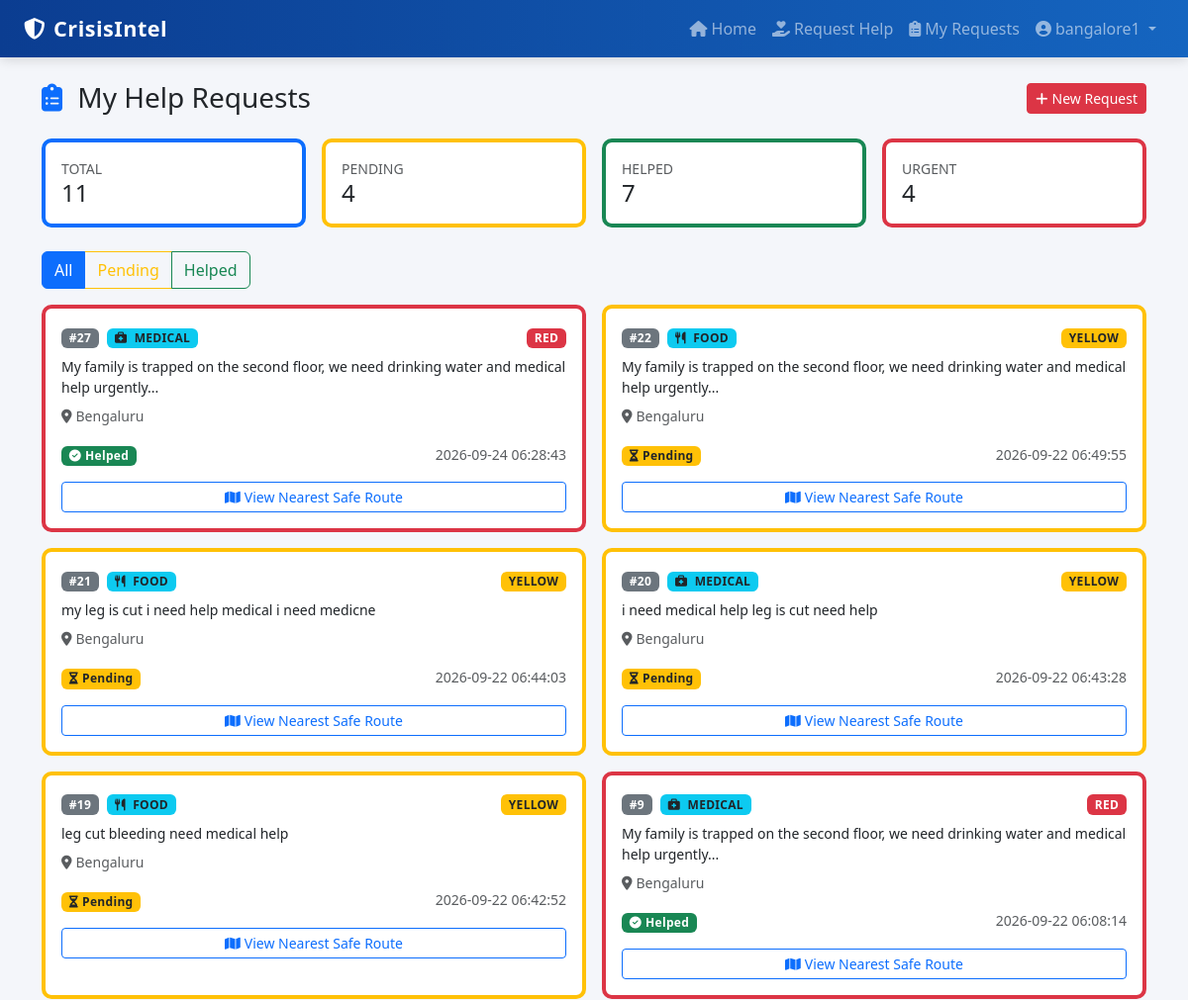
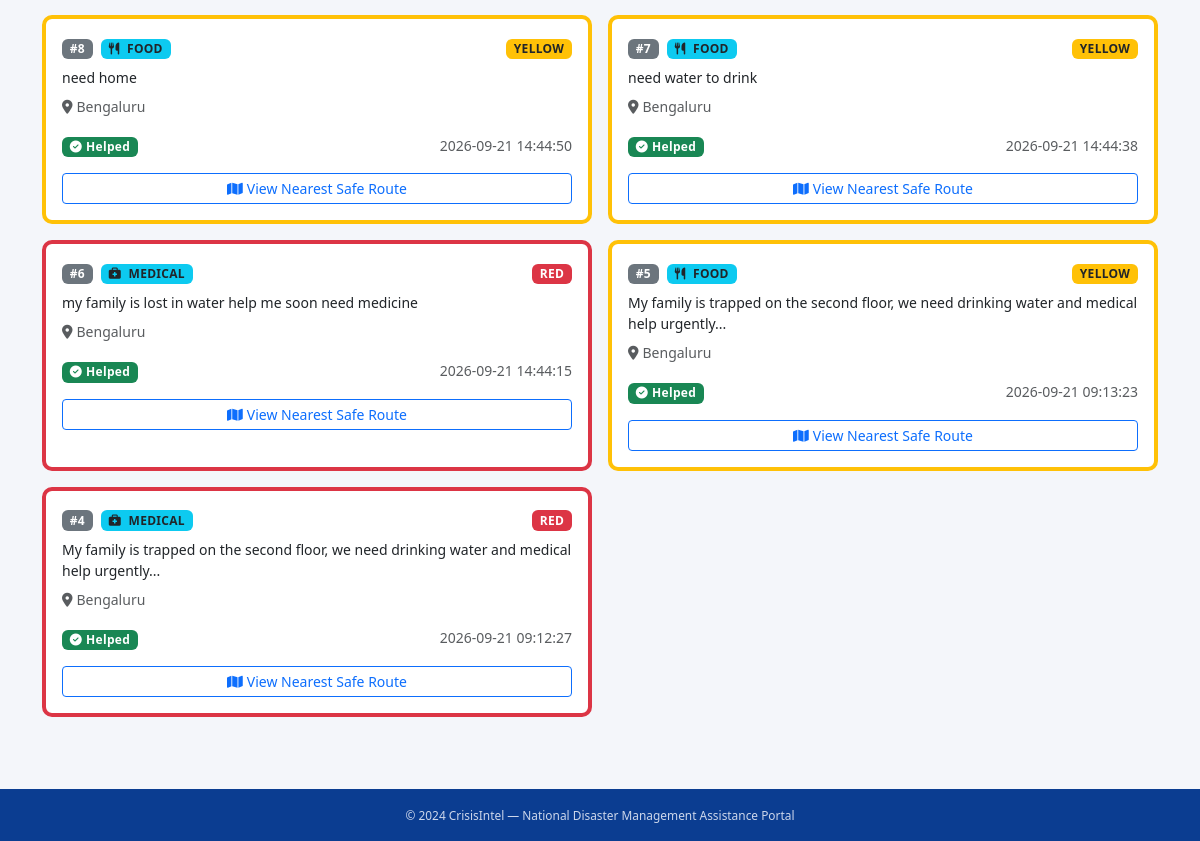
Page /people/my-requests (signed in) on the committed database (2 pictures, top to bottom).
### tables this page shows
CREATE TABLE help_requests (
            id INTEGER PRIMARY KEY AUTOINCREMENT,
            user_id INTEGER NOT NULL,
            raw_message TEXT NOT NULL,
            help_type TEXT,
            severity TEXT,
            tag_color TEXT,
            city TEXT,
            latitude REAL,
            longitude REAL,
            status TEXT DEFAULT 'pending' CHECK(status IN ('pending','helped')),
            created_at TIMESTAMP DEFAULT CURRENT_TIMESTAMP,
            FOREIGN KEY(user_id) REFERENCES users(id)
        );

### app.py (the view)
@app.route("/people/my-requests")
@login_required
@people_required
def people_my_requests():
    f_status = request.args.get("status", "")
    db = get_db()
    q = "SELECT * FROM help_requests WHERE user_id = ?"
    params = [session["user_id"]]
    if f_status in ("pending", "helped"):
        q += " AND status = ?"
        params.append(f_status)
    q += " ORDER BY id DESC"
    rows = db.execute(q, params).fetchall()
    stats = {
        "total": db.execute(
            "SELECT COUNT(*) c FROM help_requests WHERE user_id=?",
            (session["user_id"],)
        ).fetchone()["c"],
        "pending": db.execute(
            "SELECT COUNT(*) c FROM help_requests WHERE user_id=? AND status='pending'",
            (session["user_id"],)
        ).fetchone()["c"],
        "helped": db.execute(
            "SELECT COUNT(*) c FROM help_requests WHERE user_id=? AND status='helped'",
            (session["user_id"],)
        ).fetchone()["c"],
        "red": db.execute(
            "SELECT COUNT(*) c FROM help_requests WHERE user_id=? AND severity='red'",
            (session["user_id"],)
        ).fetchone()["c"],
    }
    db.close()
    return render_template(
        "people/my_requests.html",
        requests=rows,
        stats=stats,
        f_status=f_status,
    )

### utils/auth_helper.py (called while the page is built)
def login_required(f):
    @wraps(f)
    def wrapper(*args, **kwargs):
        if "user_id" not in session:
            flash("Please login first.", "warning")
            return redirect(url_for("login"))
        return f(*args, **kwargs)
    return wrapper

def people_required(f):
    @wraps(f)
    def wrapper(*args, **kwargs):
        if session.get("role") != "people":
            flash("People access only.", "danger")
            return redirect(url_for("login"))
        return f(*args, **kwargs)
    return wrapper

### utils/db_helper.py (called while the page is built)
def get_db():
    conn = sqlite3.connect(Config.DATABASE)
    conn.row_factory = sqlite3.Row
    return conn

### templates/people/my_requests.html (shortened to what this page needs)
{% extends "base.html" %}
{% block content %}
<div class="d-flex justify-content-between align-items-center mb-4">
    <h3 class="mb-0">
        <i class="fa fa-clipboard-list text-primary me-2"></i>
        My Help Requests
    </h3>
    <a href="{{ url_for('people_request') }}" class="btn btn-danger btn-sm">
        <i class="fa fa-plus me-1"></i>New Request
    </a>
</div>
<div class="row g-3 mb-4">
    <div class="col-md-3">
        <div class="card p-3 border-start border-primary border-4">
            <small class="text-muted text-uppercase">Total</small>
            <h4 class="mb-0">{{ stats.total }}</h4>
        </div>
    </div>
    <div class="col-md-3">
        <div class="card p-3 border-start border-warning border-4">
            <small class="text-muted text-uppercase">Pending</small>
            <h4 class="mb-0">{{ stats.pending }}</h4>
        </div>
    </div>
    <div class="col-md-3">
        <div class="card p-3 border-start border-success border-4">
            <small class="text-muted text-uppercase">Helped</small>
            <h4 class="mb-0">{{ stats.helped }}</h4>
        </div>
    </div>
    <div class="col-md-3">
        <div class="card p-3 border-start border-danger border-4">
            <small class="text-muted text-uppercase">Urgent</small>
            <h4 class="mb-0">{{ stats.red }}</h4>
        </div>
    </div>
</div>
<div class="mb-3">
    <div class="btn-group" role="group">
        <a href="{{ url_for('people_my_requests') }}"
           class="btn btn-outline-primary {{ 'active' if not f_status }}">
            All
        </a>
        <a href="{{ url_for('people_my_requests', status='pending') }}"
           class="btn btn-outline-warning {{ 'active' if f_status=='pending' }}">
            Pending
        </a>
        <a href="{{ url_for('people_my_requests', status='helped') }}"
           class="btn btn-outline-success {{ 'active' if f_status=='helped' }}">
            Helped
        </a>
    </div>
</div>
{% if requests %}
    <div class="row g-3">
    {% for r in requests %}
        <div class="col-md-6">
            <div class="card h-100 border-start border-4
                {% if r.severity == 'red' %}border-danger
                {% elif r.severity == 'yellow' %}border-warning
                {% else %}border-success{% endif %}">
                <div class="card-body">
                    <div class="d-flex justify-content-between align-items-start mb-2">
                        <div>
                            <span class="badge bg-secondary text-uppercase me-1">
                                #{{ r.id }}
                            </span>
                            <span class="badge bg-info text-dark text-uppercase">
                                <i class="fa
                                    {% if r.help_type == 'food' %}fa-utensils
                                    {% elif r.help_type == 'medical' %}fa-briefcase-medical
                                    {% else %}fa-house-chimney{% endif %} me-1"></i>
                                {{ r.help_type }}
                            </span>
                        </div>
                        <div>
                            {% if r.severity == 'red' %}
                                <span class="badge bg-danger">RED</span>
                            {% elif r.severity == 'yellow' %}
                                <span class="badge bg-warning text-dark">YELLOW</span>
                            {% else %}
                                <span class="badge bg-success">GREEN</span>
                            {% endif %}
                        </div>
                    </div>
                    <p class="mb-2 small">{{ r.raw_message }}</p>
                    {% if r.city %}
                    <p class="mb-2 small text-muted">
                        <i class="fa fa-location-dot me-1"></i>{{ r.city }}
                    </p>
                    {% endif %}
                    <div class="d-flex justify-content-between align-items-center mt-3">
                        <div>
                            {% if r.status == 'helped' %}
                                <span class="badge bg-success">
                                    <i class="fa fa-circle-check me-1"></i>Helped
                                </span>
                            {% else %}
                                <span class="badge bg-warning text-dark">
                                    <i class="fa fa-hourglass-half me-1"></i>Pending
                                </span>
                            {% endif %}
                        </div>
                        <small class="text-muted">{{ r.created_at }}</small>
                    </div>
                    {% if r.severity in ['red','yellow'] and r.latitude and r.longitude %}
                    <a href="{{ url_for('people_map') }}?lat={{ r.latitude }}&lon={{ r.longitude }}&city={{ r.city or '' }}"
                       class="btn btn-sm btn-outline-primary w-100 mt-3">
                        <i class="fa fa-map me-1"></i>View Nearest Safe Route
                    </a>
                    {% endif %}
                </div>
            </div>
        </div>
    {% endfor %}
    </div>
{% endif %}
{% endblock %}

### static/css/style.css (style rules this page uses)
body { background: #f4f6fa; font-family: 'Segoe UI', Roboto, sans-serif; min-height: 100vh; display: flex; flex-direction: column; }
.card { border-radius: 10px; border: 1px solid #e6ebf5; }
.badge { font-weight: 600; letter-spacing: .3px; }

### rows in the picture
help_requests: id "27", help_type "MEDICAL", severity "RED", raw_message "My family is trapped on the second floor, we need drinking water and medical help urgently...", city "Bengaluru", status "helped" (drawn), created_at "2026-09-24 06:28:43"
help_requests: id "22", help_type "FOOD", severity "YELLOW", raw_message "My family is trapped on the second floor, we need drinking water and medical help urgently...", city "Bengaluru", status "pending" (drawn), created_at "2026-09-22 06:49:55"
help_requests: id "21", help_type "FOOD", severity "YELLOW", raw_message "my leg is cut i need help medical i need medicne", city "Bengaluru", status "pending" (drawn), created_at "2026-09-22 06:44:03"
help_requests: id "20", help_type "MEDICAL", severity "YELLOW", raw_message "i need medical help leg is cut need help", city "Bengaluru", status "pending" (drawn), created_at "2026-09-22 06:43:28"
help_requests: id "19", help_type "FOOD", severity "YELLOW", raw_message "leg cut bleeding need medical help", city "Bengaluru", status "pending" (drawn), created_at "2026-09-22 06:42:52"
help_requests: id "9", help_type "MEDICAL", severity "RED", raw_message "My family is trapped on the second floor, we need drinking water and medical help urgently...", city "Bengaluru", status "helped" (drawn), created_at "2026-09-22 06:08:14"
help_requests: id "8", help_type "FOOD", severity "YELLOW", raw_message "need home", city "Bengaluru", status "helped" (drawn), created_at "2026-09-21 14:44:50"
help_requests: id "7", help_type "FOOD", severity "YELLOW", raw_message "need water to drink", city "Bengaluru", status "helped" (drawn), created_at "2026-09-21 14:44:38"
help_requests: id "6", help_type "MEDICAL", severity "RED", raw_message "my family is lost in water help me soon need medicine", city "Bengaluru", status "helped" (drawn), created_at "2026-09-21 14:44:15"
help_requests: id "5", help_type "FOOD", severity "YELLOW", raw_message "My family is trapped on the second floor, we need drinking water and medical help urgently...", city "Bengaluru", status "helped" (drawn), created_at "2026-09-21 09:13:23"
help_requests: id "4", help_type "MEDICAL", severity "RED", raw_message "My family is trapped on the second floor, we need drinking water and medical help urgently...", city "Bengaluru", status "helped" (drawn), created_at "2026-09-21 09:12:27"

### other values in the picture
{{ session.name }} "bangalore1"
{{ stats.total }} "11"
{{ stats.pending }} "4"
{{ stats.helped }} "7"
{{ stats.red }} "4"
